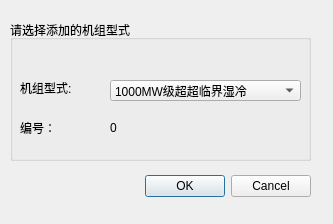
<?xml version="1.0" encoding="UTF-8"?>
<ui version="4.0">
 <class>Dialog</class>
 <widget class="QDialog" name="Dialog">
  <property name="geometry">
   <rect>
    <x>0</x>
    <y>0</y>
    <width>333</width>
    <height>224</height>
   </rect>
  </property>
  <property name="windowTitle">
   <string>Dialog</string>
  </property>
  <widget class="QDialogButtonBox" name="buttonBox">
   <property name="geometry">
    <rect>
     <x>60</x>
     <y>170</y>
     <width>251</width>
     <height>32</height>
    </rect>
   </property>
   <property name="orientation">
    <enum>Qt::Horizontal</enum>
   </property>
   <property name="standardButtons">
    <set>QDialogButtonBox::Cancel|QDialogButtonBox::Ok</set>
   </property>
  </widget>
  <widget class="QGroupBox" name="groupBox">
   <property name="geometry">
    <rect>
     <x>10</x>
     <y>20</y>
     <width>301</width>
     <height>141</height>
    </rect>
   </property>
   <property name="title">
    <string>请选择添加的机组型式</string>
   </property>
   <widget class="QLabel" name="label">
    <property name="geometry">
     <rect>
      <x>10</x>
      <y>60</y>
      <width>72</width>
      <height>15</height>
     </rect>
    </property>
    <property name="text">
     <string>机组型式:</string>
    </property>
   </widget>
   <widget class="QComboBox" name="comboBox">
    <property name="geometry">
     <rect>
      <x>100</x>
      <y>60</y>
      <width>191</width>
      <height>21</height>
     </rect>
    </property>
    <property name="currentIndex">
     <number>0</number>
    </property>
    <item>
     <property name="text">
      <string>1000MW级超超临界湿冷</string>
     </property>
    </item>
    <item>
     <property name="text">
      <string>1000MW级超超临界空冷</string>
     </property>
    </item>
    <item>
     <property name="text">
      <string>600MW级超超临界湿冷</string>
     </property>
    </item>
    <item>
     <property name="text">
      <string>600MW级超超临界空冷</string>
     </property>
    </item>
    <item>
     <property name="text">
      <string>600MW级超临界湿冷</string>
     </property>
    </item>
    <item>
     <property name="text">
      <string>600MW级超临界空冷</string>
     </property>
    </item>
    <item>
     <property name="text">
      <string>600MW级亚临界湿冷</string>
     </property>
    </item>
    <item>
     <property name="text">
      <string>600MW级亚临界空冷</string>
     </property>
    </item>
    <item>
     <property name="text">
      <string>300MW级超临界湿冷</string>
     </property>
    </item>
    <item>
     <property name="text">
      <string>300MW级超临界空冷</string>
     </property>
    </item>
    <item>
     <property name="text">
      <string>300MW级亚临界湿冷</string>
     </property>
    </item>
    <item>
     <property name="text">
      <string>300MW级亚临界空冷</string>
     </property>
    </item>
   </widget>
   <widget class="QLabel" name="label_2">
    <property name="geometry">
     <rect>
      <x>10</x>
      <y>100</y>
      <width>72</width>
      <height>15</height>
     </rect>
    </property>
    <property name="text">
     <string>编号：</string>
    </property>
   </widget>
   <widget class="QLabel" name="ID">
    <property name="geometry">
     <rect>
      <x>100</x>
      <y>100</y>
      <width>72</width>
      <height>15</height>
     </rect>
    </property>
    <property name="text">
     <string>0</string>
    </property>
   </widget>
  </widget>
 </widget>
 <resources/>
 <connections>
  <connection>
   <sender>buttonBox</sender>
   <signal>accepted()</signal>
   <receiver>Dialog</receiver>
   <slot>accept()</slot>
   <hints>
    <hint type="sourcelabel">
     <x>248</x>
     <y>254</y>
    </hint>
    <hint type="destinationlabel">
     <x>157</x>
     <y>274</y>
    </hint>
   </hints>
  </connection>
  <connection>
   <sender>buttonBox</sender>
   <signal>rejected()</signal>
   <receiver>Dialog</receiver>
   <slot>reject()</slot>
   <hints>
    <hint type="sourcelabel">
     <x>316</x>
     <y>260</y>
    </hint>
    <hint type="destinationlabel">
     <x>286</x>
     <y>274</y>
    </hint>
   </hints>
  </connection>
  <connection>
   <sender>comboBox</sender>
   <signal>currentIndexChanged(int)</signal>
   <receiver>ID</receiver>
   <slot>setNum(int)</slot>
   <hints>
    <hint type="sourcelabel">
     <x>205</x>
     <y>90</y>
    </hint>
    <hint type="destinationlabel">
     <x>145</x>
     <y>127</y>
    </hint>
   </hints>
  </connection>
 </connections>
</ui>
